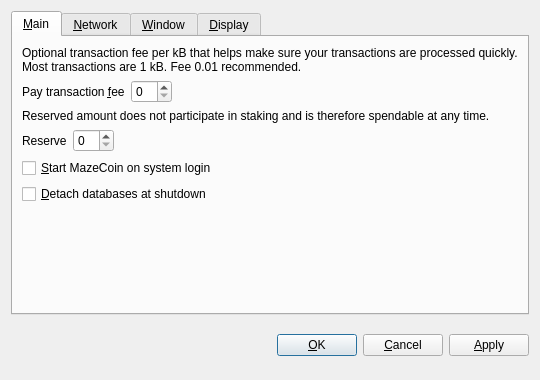
<?xml version="1.0" encoding="UTF-8"?>
<ui version="4.0">
 <class>OptionsDialog</class>
 <widget class="QDialog" name="OptionsDialog">
  <property name="geometry">
   <rect>
    <x>0</x>
    <y>0</y>
    <width>540</width>
    <height>380</height>
   </rect>
  </property>
  <property name="windowTitle">
   <string>Options</string>
  </property>
  <property name="modal">
   <bool>true</bool>
  </property>
  <layout class="QVBoxLayout" name="verticalLayout">
   <item>
    <widget class="QTabWidget" name="tabWidget">
     <property name="tabPosition">
      <enum>QTabWidget::North</enum>
     </property>
     <property name="currentIndex">
      <number>0</number>
     </property>
     <widget class="QWidget" name="tabMain">
      <attribute name="title">
       <string>&amp;Main</string>
      </attribute>
      <layout class="QVBoxLayout" name="verticalLayout_Main">
       <item>
        <widget class="QLabel" name="transactionFeeInfoLabel">
         <property name="text">
          <string>Optional transaction fee per kB that helps make sure your transactions are processed quickly. Most transactions are 1 kB. Fee 0.01 recommended.</string>
         </property>
         <property name="textFormat">
          <enum>Qt::PlainText</enum>
         </property>
         <property name="wordWrap">
          <bool>true</bool>
         </property>
        </widget>
       </item>
       <item>
        <layout class="QHBoxLayout" name="horizontalLayoutFee">
         <item>
          <widget class="QLabel" name="transactionFeeLabel">
           <property name="text">
            <string>Pay transaction &amp;fee</string>
           </property>
           <property name="textFormat">
            <enum>Qt::PlainText</enum>
           </property>
           <property name="buddy">
            <cstring>transactionFee</cstring>
           </property>
          </widget>
         </item>
         <item>
          <widget class="BitcoinAmountField" name="transactionFee"/>
         </item>
         <item>
          <spacer name="horizontalSpacerFee">
           <property name="orientation">
            <enum>Qt::Horizontal</enum>
           </property>
           <property name="sizeHint" stdset="0">
            <size>
             <width>40</width>
             <height>20</height>
            </size>
           </property>
          </spacer>
         </item>
        </layout>
       </item>
       <item>
        <widget class="QLabel" name="reserveBalanceInfoLabel">
         <property name="text">
          <string>Reserved amount does not participate in staking and is therefore spendable at any time.</string>
         </property>
         <property name="textFormat">
          <enum>Qt::PlainText</enum>
         </property>
         <property name="wordWrap">
          <bool>true</bool>
         </property>
        </widget>
       </item>
       <item>
        <layout class="QHBoxLayout" name="horizontalLayoutReserveBalance">
         <item>
          <widget class="QLabel" name="reserveBalanceLabel">
           <property name="text">
            <string>Reserve</string>
           </property>
           <property name="textFormat">
            <enum>Qt::PlainText</enum>
           </property>
           <property name="buddy">
            <cstring>reserveBalance</cstring>
           </property>
          </widget>
         </item>
         <item>
          <widget class="BitcoinAmountField" name="reserveBalance"/>
         </item>
         <item>
          <spacer name="horizontalSpacerReserveBalance">
           <property name="orientation">
            <enum>Qt::Horizontal</enum>
           </property>
           <property name="sizeHint" stdset="0">
            <size>
             <width>40</width>
             <height>20</height>
            </size>
           </property>
          </spacer>
         </item>
        </layout>
       </item>
       <item>
        <widget class="QCheckBox" name="bitcoinAtStartup">
         <property name="toolTip">
          <string>Automatically start MazeCoin after logging in to the system.</string>
         </property>
         <property name="text">
          <string>&amp;Start MazeCoin on system login</string>
         </property>
        </widget>
       </item>
       <item>
        <widget class="QCheckBox" name="detachDatabases">
         <property name="toolTip">
          <string>Detach block and address databases at shutdown. This means they can be moved to another data directory, but it slows down shutdown. The wallet is always detached.</string>
         </property>
         <property name="text">
          <string>&amp;Detach databases at shutdown</string>
         </property>
        </widget>
       </item>
       <item>
        <spacer name="verticalSpacer_Main">
         <property name="orientation">
          <enum>Qt::Vertical</enum>
         </property>
         <property name="sizeHint" stdset="0">
          <size>
           <width>20</width>
           <height>40</height>
          </size>
         </property>
        </spacer>
       </item>
      </layout>
     </widget>
     <widget class="QWidget" name="tabNetwork">
      <attribute name="title">
       <string>&amp;Network</string>
      </attribute>
      <layout class="QVBoxLayout" name="verticalLayout_Network">
       <item>
        <widget class="QCheckBox" name="mapPortUpnp">
         <property name="toolTip">
          <string>Automatically open the MazeCoin client port on the router. This only works when your router supports UPnP and it is enabled.</string>
         </property>
         <property name="text">
          <string>Map port using &amp;UPnP</string>
         </property>
        </widget>
       </item>
       <item>
        <widget class="QCheckBox" name="connectSocks">
         <property name="toolTip">
          <string>Connect to the MazeCoin network through a SOCKS proxy (e.g. when connecting through Tor).</string>
         </property>
         <property name="text">
          <string>&amp;Connect through SOCKS proxy:</string>
         </property>
        </widget>
       </item>
       <item>
        <layout class="QHBoxLayout" name="horizontalLayout_Network">
         <item>
          <widget class="QLabel" name="proxyIpLabel">
           <property name="text">
            <string>Proxy &amp;IP:</string>
           </property>
           <property name="textFormat">
            <enum>Qt::PlainText</enum>
           </property>
           <property name="buddy">
            <cstring>proxyIp</cstring>
           </property>
          </widget>
         </item>
         <item>
          <widget class="QValidatedLineEdit" name="proxyIp">
           <property name="maximumSize">
            <size>
             <width>140</width>
             <height>16777215</height>
            </size>
           </property>
           <property name="toolTip">
            <string>IP address of the proxy (e.g. 127.0.0.1)</string>
           </property>
          </widget>
         </item>
         <item>
          <widget class="QLabel" name="proxyPortLabel">
           <property name="text">
            <string>&amp;Port:</string>
           </property>
           <property name="textFormat">
            <enum>Qt::PlainText</enum>
           </property>
           <property name="buddy">
            <cstring>proxyPort</cstring>
           </property>
          </widget>
         </item>
         <item>
          <widget class="QLineEdit" name="proxyPort">
           <property name="maximumSize">
            <size>
             <width>55</width>
             <height>16777215</height>
            </size>
           </property>
           <property name="toolTip">
            <string>Port of the proxy (e.g. 9050)</string>
           </property>
          </widget>
         </item>
         <item>
          <widget class="QLabel" name="socksVersionLabel">
           <property name="text">
            <string>SOCKS &amp;Version:</string>
           </property>
           <property name="textFormat">
            <enum>Qt::PlainText</enum>
           </property>
           <property name="buddy">
            <cstring>socksVersion</cstring>
           </property>
          </widget>
         </item>
         <item>
          <widget class="QValueComboBox" name="socksVersion">
           <property name="toolTip">
            <string>SOCKS version of the proxy (e.g. 5)</string>
           </property>
          </widget>
         </item>
         <item>
          <spacer name="horizontalSpacer_Network">
           <property name="orientation">
            <enum>Qt::Horizontal</enum>
           </property>
           <property name="sizeHint" stdset="0">
            <size>
             <width>40</width>
             <height>20</height>
            </size>
           </property>
          </spacer>
         </item>
        </layout>
       </item>
       <item>
        <spacer name="verticalSpacer_Network">
         <property name="orientation">
          <enum>Qt::Vertical</enum>
         </property>
         <property name="sizeHint" stdset="0">
          <size>
           <width>20</width>
           <height>40</height>
          </size>
         </property>
        </spacer>
       </item>
      </layout>
     </widget>
     <widget class="QWidget" name="tabWindow">
      <attribute name="title">
       <string>&amp;Window</string>
      </attribute>
      <layout class="QVBoxLayout" name="verticalLayout_Window">
       <item>
        <widget class="QCheckBox" name="minimizeToTray">
         <property name="toolTip">
          <string>Show only a tray icon after minimizing the window.</string>
         </property>
         <property name="text">
          <string>&amp;Minimize to the tray instead of the taskbar</string>
         </property>
        </widget>
       </item>
       <item>
        <widget class="QCheckBox" name="minimizeOnClose">
         <property name="toolTip">
          <string>Minimize instead of exit the application when the window is closed. When this option is enabled, the application will be closed only after selecting Quit in the menu.</string>
         </property>
         <property name="text">
          <string>M&amp;inimize on close</string>
         </property>
        </widget>
       </item>
       <item>
        <spacer name="verticalSpacer_Window">
         <property name="orientation">
          <enum>Qt::Vertical</enum>
         </property>
         <property name="sizeHint" stdset="0">
          <size>
           <width>20</width>
           <height>40</height>
          </size>
         </property>
        </spacer>
       </item>
      </layout>
     </widget>
     <widget class="QWidget" name="tabDisplay">
      <attribute name="title">
       <string>&amp;Display</string>
      </attribute>
      <layout class="QVBoxLayout" name="verticalLayout_Display">
       <item>
        <layout class="QHBoxLayout" name="horizontalLayout_1_Display">
         <item>
          <widget class="QLabel" name="langLabel">
           <property name="text">
            <string>User Interface &amp;language:</string>
           </property>
           <property name="textFormat">
            <enum>Qt::PlainText</enum>
           </property>
           <property name="buddy">
            <cstring>lang</cstring>
           </property>
          </widget>
         </item>
         <item>
          <widget class="QValueComboBox" name="lang">
           <property name="toolTip">
            <string>The user interface language can be set here. This setting will take effect after restarting MazeCoin.</string>
           </property>
          </widget>
         </item>
        </layout>
       </item>
       <item>
        <layout class="QHBoxLayout" name="horizontalLayout_2_Display">
         <item>
          <widget class="QLabel" name="unitLabel">
           <property name="text">
            <string>&amp;Unit to show amounts in:</string>
           </property>
           <property name="textFormat">
            <enum>Qt::PlainText</enum>
           </property>
           <property name="buddy">
            <cstring>unit</cstring>
           </property>
          </widget>
         </item>
         <item>
          <widget class="QValueComboBox" name="unit">
           <property name="toolTip">
            <string>Choose the default subdivision unit to show in the interface and when sending coins.</string>
           </property>
          </widget>
         </item>
        </layout>
       </item>
       <item>
        <widget class="QCheckBox" name="displayAddresses">
         <property name="toolTip">
          <string>Whether to show MazeCoin addresses in the transaction list or not.</string>
         </property>
         <property name="text">
          <string>&amp;Display addresses in transaction list</string>
         </property>
        </widget>
       </item>
       <item>
        <widget class="QCheckBox" name="coinControlFeatures">
         <property name="toolTip">
          <string>Whether to show coin control features or not.</string>
         </property>
         <property name="text">
          <string>Display coin &amp;control features (experts only!)</string>
         </property>
        </widget>
       </item>
       <item>
        <spacer name="verticalSpacer_Display">
         <property name="orientation">
          <enum>Qt::Vertical</enum>
         </property>
         <property name="sizeHint" stdset="0">
          <size>
           <width>20</width>
           <height>40</height>
          </size>
         </property>
        </spacer>
       </item>
      </layout>
     </widget>
    </widget>
   </item>
   <item>
    <layout class="QHBoxLayout" name="horizontalLayout_Buttons">
     <item>
      <spacer name="horizontalSpacer_1">
       <property name="orientation">
        <enum>Qt::Horizontal</enum>
       </property>
       <property name="sizeHint" stdset="0">
        <size>
         <width>40</width>
         <height>48</height>
        </size>
       </property>
      </spacer>
     </item>
     <item>
      <widget class="QLabel" name="statusLabel">
       <property name="font">
        <font>
         <weight>75</weight>
         <bold>true</bold>
        </font>
       </property>
       <property name="text">
        <string/>
       </property>
       <property name="textFormat">
        <enum>Qt::PlainText</enum>
       </property>
       <property name="wordWrap">
        <bool>true</bool>
       </property>
      </widget>
     </item>
     <item>
      <spacer name="horizontalSpacer_2">
       <property name="orientation">
        <enum>Qt::Horizontal</enum>
       </property>
       <property name="sizeHint" stdset="0">
        <size>
         <width>40</width>
         <height>48</height>
        </size>
       </property>
      </spacer>
     </item>
     <item>
      <widget class="QPushButton" name="okButton">
       <property name="text">
        <string>&amp;OK</string>
       </property>
      </widget>
     </item>
     <item>
      <widget class="QPushButton" name="cancelButton">
       <property name="text">
        <string>&amp;Cancel</string>
       </property>
       <property name="autoDefault">
        <bool>false</bool>
       </property>
      </widget>
     </item>
     <item>
      <widget class="QPushButton" name="applyButton">
       <property name="text">
        <string>&amp;Apply</string>
       </property>
       <property name="autoDefault">
        <bool>false</bool>
       </property>
      </widget>
     </item>
    </layout>
   </item>
  </layout>
 </widget>
 <customwidgets>
  <customwidget>
   <class>BitcoinAmountField</class>
   <extends>QSpinBox</extends>
   <header>bitcoinamountfield.h</header>
  </customwidget>
  <customwidget>
   <class>QValueComboBox</class>
   <extends>QComboBox</extends>
   <header>qvaluecombobox.h</header>
  </customwidget>
  <customwidget>
   <class>QValidatedLineEdit</class>
   <extends>QLineEdit</extends>
   <header>qvalidatedlineedit.h</header>
  </customwidget>
 </customwidgets>
 <resources/>
 <connections/>
</ui>
